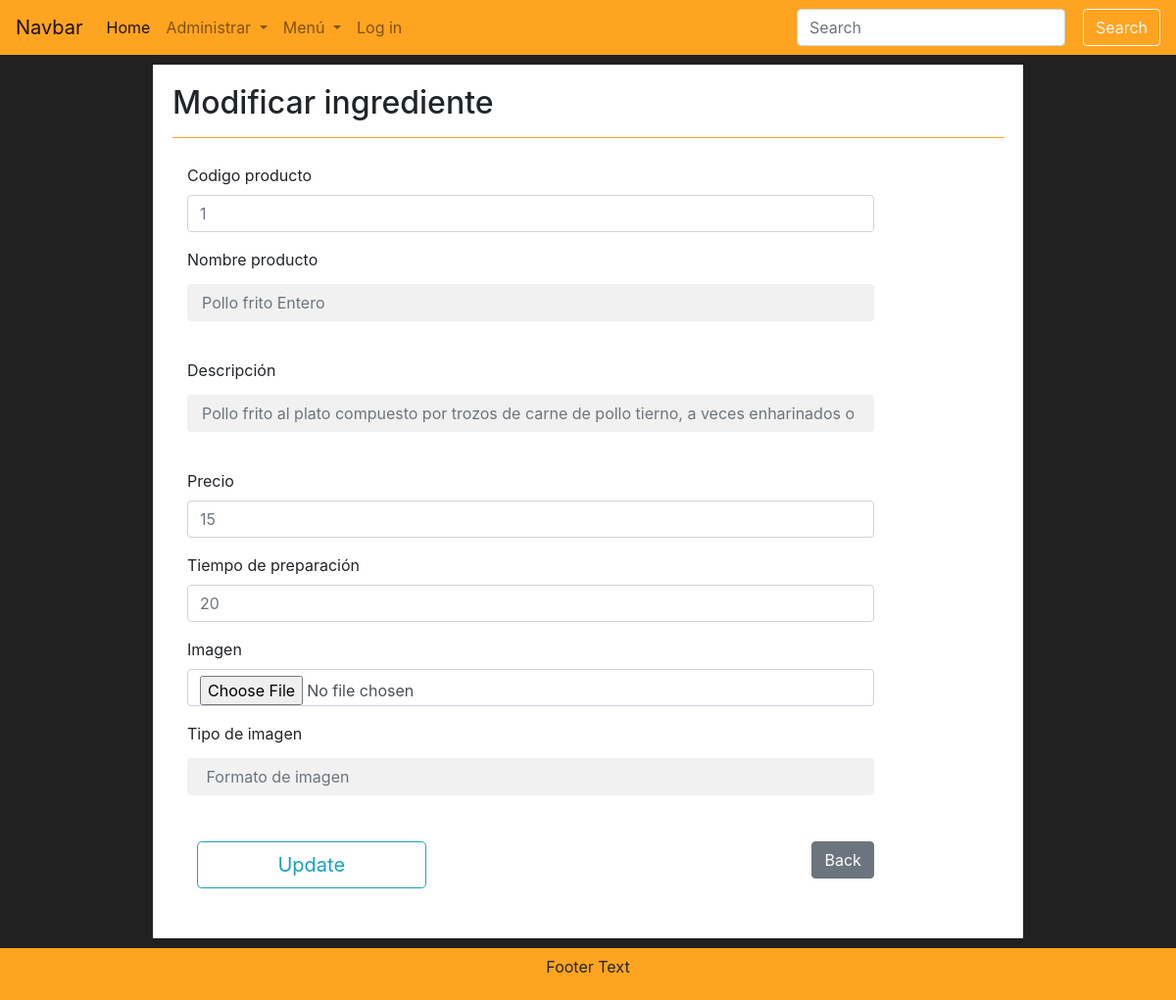
The page /update2.php?id=1 on the database its author committed.
### tables this page shows
CREATE TABLE `producto` (
  `id_producto` int(11) NOT NULL,
  `nombre` varchar(50) NOT NULL,
  `descripcion` varchar(1500) NOT NULL,
  `precio` int(11) NOT NULL,
  `tiempo_preparacion` int(11) NOT NULL,
  `imagen` longblob NOT NULL,
  `tipo_imagen` varchar(6) NOT NULL
);

### update2.php (the view, shortened to what this page needs)
<?php
    include "php/conexion.php";
    if(isset($_GET['id'])){
        $buscar=$pdo->prepare('SELECT * FROM restaurante.producto WHERE id_producto=:_id');
		$buscar->execute(array(
			':_id'=>(int) $_GET['id']
		));
		$resultado=$buscar->fetch();
    };
    ?>
<!DOCTYPE html>
<html lang="en">
<head>
    <link rel="stylesheet" href="https://stackpath.bootstrapcdn.com/bootstrap/4.4.1/css/bootstrap.min.css">
    <link rel="stylesheet" href="css/main.css">
</head>
<body>
  <nav class="navbar navbar-expand-lg navbar-light bg-background">
    <a class="navbar-brand" href="#">Navbar</a>
    <div class="collapse navbar-collapse" id="navbarSupportedContent">
      <ul class="navbar-nav mr-auto">
        <li class="nav-item active">
          <a class="nav-link" href="home.php">Home <span class="sr-only">(current)</span></a>
        </li>
        <li class="nav-item dropdown">
          <a class="nav-link dropdown-toggle" href="#" id="navbarDropdown" role="button" data-toggle="dropdown" aria-haspopup="true" aria-expanded="false">
            Administrar
          </a>
        </li>
        <li class="nav-item dropdown">
          <a class="nav-link dropdown-toggle" href="#" id="navbarDropdown" role="button" data-toggle="dropdown" aria-haspopup="true" aria-expanded="false">
            Menú
          </a>
        </li>
        <li class="nav-item">
          <a class="nav-link " href="login.html">Log in</a>
        </li>
      </ul>
      <form class="form-inline my-2 my-lg-0">
        <input class="form-control mr-sm-2" type="search" placeholder="Search" aria-label="Search">
        <button class="btn btn-outline-light my-2 my-sm-0" type="submit">Search</button>
      </form>
    </div>
  </nav>
  <div class="container">
    <div class="register">
    <h2>Modificar ingrediente</h2>
    <hr>
      <div class="formulario">
          <form  method="post" enctype="multipart/form-data">
          <div class="form-group">
            <label >Codigo producto</label>
            <input name="id" type="number" class="form-control"  placeholder="<?php if($resultado) echo $resultado['id_producto']; ?>">
          </div>
          <div  class="form-group ">
            <label >Nombre producto</label>
            <input name="nombre" type="text" class="form-control" placeholder="<?php if($resultado) echo $resultado['nombre']; ?>">
          </div>
          <div  class="form-group">
            <label>Descripción</label>
            <input name="descripcion" type="text" class="form-control"  placeholder="<?php if($resultado) echo $resultado['descripcion']; ?>">
          </div>
          <div class="form-group">
            <label>Precio</label>
            <input name="precio" type="number" class="form-control"  placeholder="<?php if($resultado) echo $resultado['precio']; ?>">
          </div>
          <div class="form-group">
            <label>Tiempo de preparación</label>
            <input name="tiempo" type="number" class="form-control"  placeholder="<?php if($resultado) echo $resultado['tiempo_preparacion']; ?>">
          </div>
          <div class="form-group">
            <label>Imagen</label>
            <input name="imagen" type="file" class="form-control" >
          </div>
          <div class="form-group">
            <label>Tipo de imagen</label>
            <input name="tipo" type="text" class="form-control"  placeholder=" Formato de imagen">
          </div>
          <div  class="form-group botones">
          <input type="submit" class="btn btn-outline-info btn-lg col-4" name="update" value="Update">
          <a class="btn btn-secondary back" href="CRUD_platillos.php">Back</a>
        </div>
          </form>
      </div>
    </div>
  </div>
<footer class="container-fluid text-center bg-background">
  <p>Footer Text</p>
</footer>
</body>
</html>

### css/main.css (style rules this page uses)
footer { padding: 0.4rem; }
.register { background-color: white; padding: 20px; margin: 10px; }
input[type=text], input[type=password] { width: 100%; padding: 15px; margin: 5px 0 22px 0; display: inline-block; border: none; background: #f1f1f1; }
hr { border: 1px solid #f1f1f1; margin-bottom: 25px; }
.btn { margin-left: 10px; }
.formulario { margin: 5px; padding: 10px; width: 85%; }
.register { width: 80%; margin: 0 auto; margin-top: 10px; margin-bottom: 10px; }
.back { float: right; }
.botones { margin-top: 25px; }
.bg-background { background-color: #ffa420; }
body { background-color: #212121; }
hr { margin-top: 1rem; margin-bottom: 1rem; border: 0; border-top: 1px solid #ffa420; }

### rows shown on the page
producto: id "1", nombre "Pollo frito Entero", descripcion "Pollo frito al plato compuesto por trozos de carne de pollo tierno, a veces enharinados o rebozados, y luego fritos. El empanado añade una corteza exterior crujiente que evita la pérdida de los jugos pero también absorbe la grasa usada al freír.", precio "15", tiempo "20"
